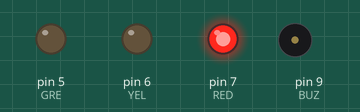
This sketch was run on a simulated Arduino Uno, built with avr-gcc and run on an emulated ATmega328P. Shown: output pins drawn as LEDs (lit = HIGH), buzzer (waves = sounding).

Above: at 0.1 s.
At 65.1 s:
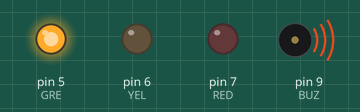
At 100.25 s:
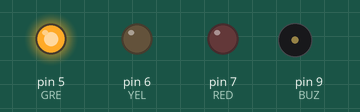
At 109.75 s:
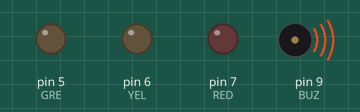
At 120.1 s:
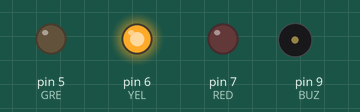
Timing chart, 0 to 126.5 s (numbered marks = the images above):
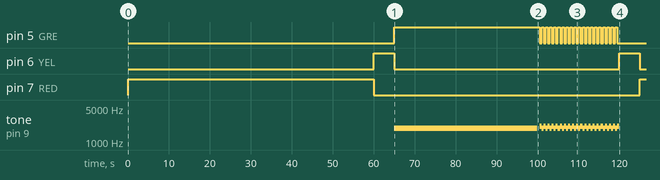

The sketch:

trafficlights.ino
```cpp
unsigned long time_1 = 0;                    // Таймер горения сигнала
unsigned long time_0 = 0;                   // Таймер горения зеленого сигнала до мигания
unsigned long flshng;                          // Таймер мигания сигнала

                                                               // Распиновка подключения к микроконтроллеру
int RED = 7;                                         // Красный сигнал на 5 пине
int YEL = 6;                                         // Желтый сигнал на 6 пине
int GRE = 5;                                       // Зеленый сигнал на 7 пине
int BUZ = 9;                                      // Звуковой сигнал на 9 пине

                                                          // Время горения сигналов светофора в миллисекундах (1000мс = 1с)
unsigned long REDt = 60000;                      // 30 секунд
unsigned long YELt = 5000;                        // 5 секунд
unsigned long GREt = 55000;                    // 30 секунд

int FREQon = 1900;                             // Звучание при включеном сигнале
int FREQoff = 2100;                            // Звучание при выключенном сигнале

int flshng_freq = 500;                         // Периодичность мигания сигнала
int flshng_time = 20000;                   // Время мигания сигнала (20 секунд)

void setup()                                        // Выставление стартовых параметров
{
  pinMode(RED, OUTPUT);                  // Установим пин, как выход красного сигнала
  pinMode(YEL, OUTPUT);                  // Установим пин, как выход желтого сигнала
  pinMode(GRE, OUTPUT);                // Установим пин, как выход зеленого сигнала
  pinMode(BUZ, OUTPUT);               // Установим пин, как выход звукового сопровождения
  digitalWrite(RED, LOW);                // Подаем на пин "0"
  digitalWrite(YEL, LOW);                // Подаем на пин "0"
  digitalWrite(GRE, LOW);              // Подаем на пин "0"
}

void loop()                                  // Бесконечный цикл
{
 RED_SIG();                                  // Зажигаем красный сигнал
 YELLOW_SIG();                               // Зажигаем желтый сигнал
 GREEN_SIG();                                // Зажигаем зеленый сигнал
 YELLOW_SIG();                               // Зажигаем желтый сигнал
 }

void RED_SIG()                                 // Управление красным сигналом
{
  time_1 = millis() + REDt;                    // Определение точки срабатывания таймера горения сигнала
  digitalWrite(RED, HIGH);                     // Зажигание красного сигнала
  while (millis() <= time_1)                   // Выполняем пустой цикл, пока не выйдет время горения сигнала
    {
    }
  digitalWrite(RED, LOW);                      // Отключение красного сигнала
}

void YELLOW_SIG()                              // Управление желтым сигналом
{
  time_1 = millis() + YELt;                   // Определение точки срабатывания таймера горения сигнала
  digitalWrite(YEL, HIGH);                    // Зажигание желтого сигнала
  while (millis() <= time_1)                 // Выполняем пустой цикл, пока не выйдет время горения сигнала
    {
    }
  digitalWrite(YEL, LOW);                   // Отключение желтого сигнала
}

void GREEN_SIG()                            // Управление зеленым сигналом
{
 bool cnt = 0;                              // Выставление влага очередности
 digitalWrite(GRE, HIGH);                  // Зажигание зеленого сигнала
 tone(BUZ, FREQon);                        // Включение звукового сопровождения при включенном зеленом сигнале светофора

 time_0 = millis() + (GREt - flshng_time);  // Определение точки срабатывания таймера горения сигнала до мигания
 time_1 = millis() + GREt;                  // Определение новой точки срабатывания таймерагорения сигнала
 while (millis() <= time_0)
 {
 }
 noTone(BUZ);                            // Отключение звукового сопровождения
 flshng = millis() + flshng_freq;        // Определение точки срабатывания таймера мигания
 while (millis() <= time_1)                // Оставшееся время
 {
   if (millis() >= flshng)               // Если таймер мигания вышел
   {
     if (cnt == 1)                        // Через раз
     {
       digitalWrite(GRE, HIGH);          // Включать сигнал
       tone(BUZ, FREQon);                // Выводить звук
       flshng = millis() + flshng_freq;  // Определение новой точки срабатывания таймера мигания
       cnt = 0;
     }
     else
     {
       digitalWrite(GRE, LOW);           // Выключение сигнала
       tone(BUZ, FREQoff);               // Изменение тональности звукового сопровождения
       flshng = millis() + flshng_freq;  // Определение новой точки срабатывания таймера мигания
       cnt = 1;                          // Поменять флаг очередности
     }
   }
 }
 noTone(BUZ);                            // Отключить звуковое сопровождение
 digitalWrite(GRE, LOW);                 // Отключить зеленый сигнал
}
```

Measured:
- by itself, pin 5 (GRE): LOW → HIGH at 65.0 s, → LOW 35.5 s later, → HIGH 0.50 s later, → LOW 0.50 s later, … (40 changes in this stretch)
- by itself, pin 6 (YEL): alternates HIGH for 5.0 s and LOW for 55.0 s
- by itself, pin 7 (RED): LOW → HIGH at 0.00 s, → LOW 60.0 s later, → HIGH 65.0 s later
- by itself, tone on pin 9 (BUZ): plays 1900 Hz for 35.0 s, 2100 Hz for 0.50 s, 1900 Hz for 0.50 s, 2100 Hz for 0.50 s, 1900 Hz for 0.50 s, 2100 Hz for 0.50 s … (40 notes in this stretch)
